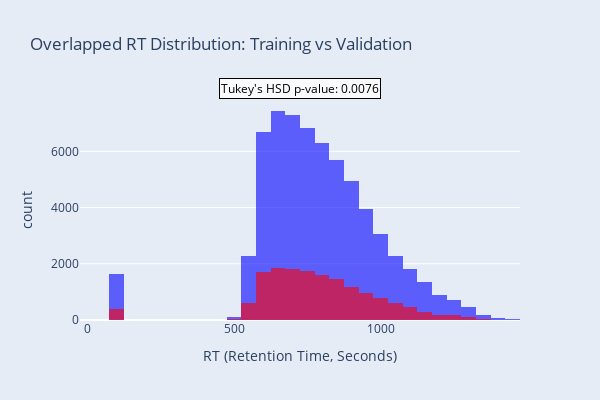

Notebook source saved alongside this figure:
### Markdown cell above
## Scaffold splitting add randomness

### Code cell
import numpy as np
scaffold_sets = dataset_clean['scaffold'].value_counts()
train_scaffolds,valid_scaffolds = [],[]
train_cnt,valid_cnt = 0,0
train_cutoff = int(0.8*len(dataset_clean))
for scaffold, count in scaffold_sets.items():
    
    if (valid_cnt + count <= len(dataset_clean) - train_cutoff) and (train_cnt + count <= train_cutoff):
        if np.random.rand() <= 0.2:
            valid_scaffolds.append(scaffold)
            valid_cnt += count
        else:
            train_scaffolds.append(scaffold)
            train_cnt += count
    elif train_cnt + count <= train_cutoff:
        train_scaffolds.append(scaffold)
        train_cnt += count
    else:
        valid_scaffolds.append(scaffold)
        valid_cnt += count
train_set_scaffold = dataset_clean[dataset_clean['scaffold'].isin(train_scaffolds)].copy()
valid_set_scaffold = dataset_clean[dataset_clean['scaffold'].isin(valid_scaffolds)].copy()
print(f"Training set size (scaffold split): {len(train_set_scaffold)}")
print(f"Validation set size (scaffold split): {len(valid_set_scaffold)}")

# Create an overlapped histogram for RT values in training and validation sets
fig = px.histogram(
    train_set, x='rt', nbins=50, opacity=0.6, 
    title='Overlapped RT Distribution: Training vs Validation',
    labels={'rt': 'RT (Retention Time, Seconds)', 'count': 'Frequency'},
    color_discrete_sequence=['blue'],
    marginal=None
)

# Add validation set to the same figure
fig.add_trace(
    px.histogram(
        valid_set_scaffold, x='rt', nbins=50, opacity=0.6, 
        color_discrete_sequence=['red']
    ).data[0]
)

# Update layout for better visualization
fig.update_layout(
    barmode='overlay',
    plot_bgcolor='rgba(229, 236, 246,1)',
    paper_bgcolor='rgba(229, 236, 246,1)',
    width=600,
    height=400,
    legend=dict(title='Dataset', itemsizing='constant')
)

from statsmodels.stats.multicomp import pairwise_tukeyhsd

# Combine training and validation sets for Tukey's HSD test
data_combined = train_set_scaffold[['rt']].copy()
data_combined['set'] = 'Training'
validation_data = valid_set_scaffold[['rt']].copy()
validation_data['set'] = 'Validation'
data_combined = pd.concat([data_combined, validation_data])

# Perform Tukey's HSD test
tukey_result = pairwise_tukeyhsd(endog=data_combined['rt'], groups=data_combined['set'], alpha=0.05)
print(tukey_result)

# Annotate the plot with Tukey's HSD results
fig.add_annotation(
    text=f"Tukey's HSD p-value: {tukey_result.pvalues[0]:.4f}",
    xref="paper", yref="paper",
    x=0.5, y=1.1, showarrow=False,
    font=dict(size=12, color="black"),
    align="center",
    bgcolor="rgba(255, 255, 255, 0.8)",
    bordercolor="black",
    borderwidth=1
)

fig.show()

### Figure 1 — Plotly figure (JSON) as saved in the notebook; plotly's stock layout.template omitted (floating-point values rounded to 4 significant figures; data arrays with more than 128 entries replaced by an {"elided": "..."} marker saying what was removed)
{"data": [{"bingroup": "x", "hovertemplate": "RT (Retention Time, Seconds)=%{x}<br>count=%{y}<extra></extra>", "legendgroup": "", "marker": {"color": "blue", "opacity": 0.6, "pattern": {"shape": ""}}, "name": "", "nbinsx": 50, "orientation": "v", "showlegend": false, "type": "histogram", "x": {"elided": "64030 float values"}, "xaxis": "x", "yaxis": "y"}, {"bingroup": "x", "hovertemplate": "rt=%{x}<br>count=%{y}<extra></extra>", "legendgroup": "", "marker": {"color": "red", "opacity": 0.6, "pattern": {"shape": ""}}, "name": "", "nbinsx": 50, "orientation": "v", "showlegend": false, "type": "histogram", "x": {"elided": "15975 float values"}, "xaxis": "x", "yaxis": "y"}], "layout": {"annotations": [{"align": "center", "bgcolor": "rgba(255, 255, 255, 0.8)", "bordercolor": "black", "borderwidth": 1, "font": {"color": "black", "size": 12}, "showarrow": false, "text": "Tukey's HSD p-value: 0.0076", "x": 0.5, "xref": "paper", "y": 1.1, "yref": "paper"}], "barmode": "overlay", "height": 400, "legend": {"itemsizing": "constant", "title": {"text": "Dataset"}, "tracegroupgap": 0}, "paper_bgcolor": "rgba(229, 236, 246,1)", "plot_bgcolor": "rgba(229, 236, 246,1)", "title": {"text": "Overlapped RT Distribution: Training vs Validation"}, "width": 600, "xaxis": {"anchor": "y", "domain": [0, 1], "title": {"text": "RT (Retention Time, Seconds)"}}, "yaxis": {"anchor": "x", "domain": [0, 1], "title": {"text": "count"}}}}
